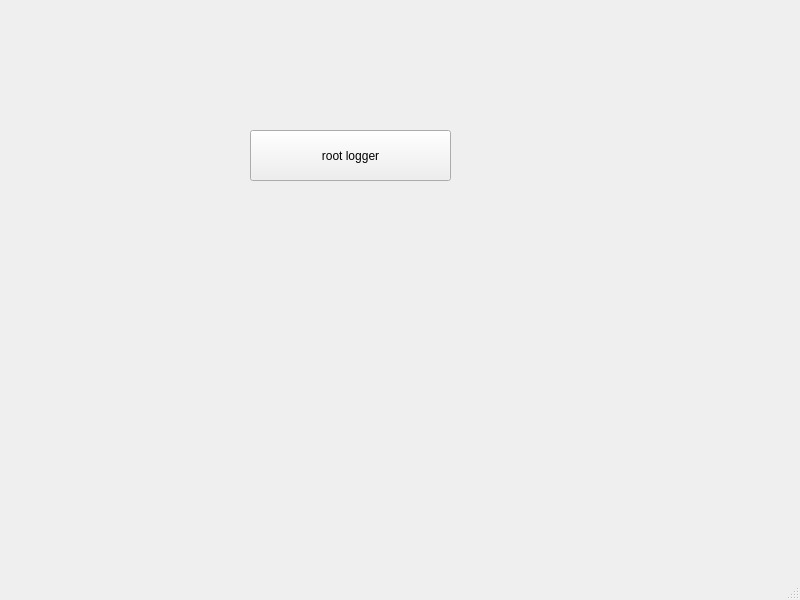
<?xml version="1.0" encoding="UTF-8"?>
<ui version="4.0">
 <class>MainWindow</class>
 <widget class="QMainWindow" name="MainWindow">
  <property name="geometry">
   <rect>
    <x>0</x>
    <y>0</y>
    <width>800</width>
    <height>600</height>
   </rect>
  </property>
  <property name="windowTitle">
   <string>MainWindow</string>
  </property>
  <widget class="QWidget" name="centralwidget">
   <widget class="QPushButton" name="pushButton">
    <property name="geometry">
     <rect>
      <x>250</x>
      <y>130</y>
      <width>201</width>
      <height>51</height>
     </rect>
    </property>
    <property name="text">
     <string>root logger</string>
    </property>
   </widget>
  </widget>
  <widget class="QMenuBar" name="menubar">
   <property name="geometry">
    <rect>
     <x>0</x>
     <y>0</y>
     <width>800</width>
     <height>23</height>
    </rect>
   </property>
  </widget>
  <widget class="QStatusBar" name="statusbar"/>
 </widget>
 <resources/>
 <connections/>
</ui>
